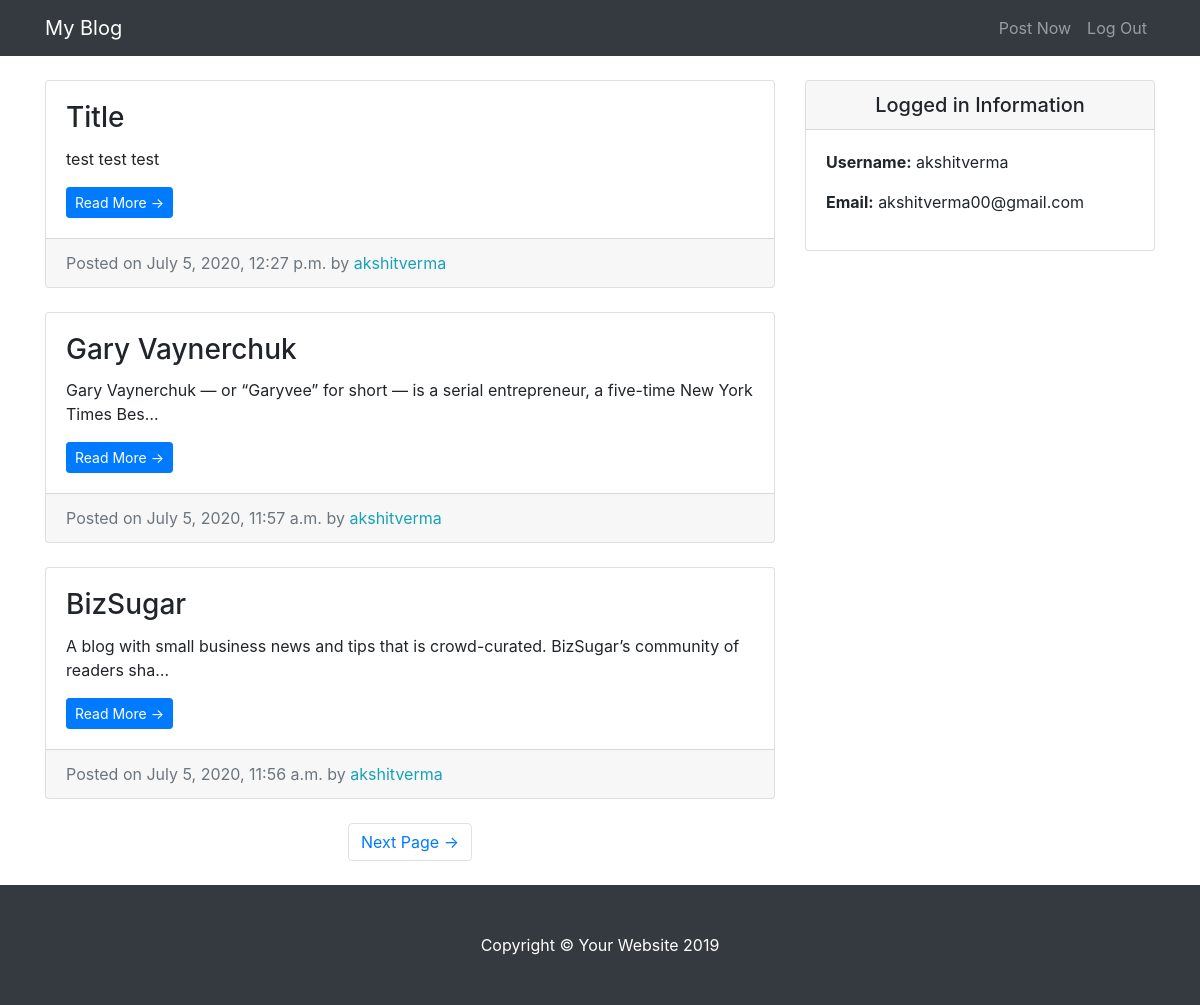
The app's page / (signed in) with its own data.
### entries/models.py (models this page shows, shortened)
class Entry(models.Model):
    entry_title = models.CharField(max_length=50)
    entry_text = models.TextField()
    entry_date = models.DateTimeField(auto_now_add=True)
    entry_author = models.ForeignKey(User, on_delete=models.CASCADE)
    class Meta:
        verbose_name_plural = "entries"

### entries/views.py (the view)
# urls.py: path('', HomeView.as_view(), name = 'blog-home'),
class HomeView(LoginRequiredMixin, ListView):
    model = Entry
    template_name = 'entries/index.html'
    context_object_name = "blog_entries"
    ordering = ['-entry_date']
    paginate_by = 3

### entries/templates/entries/index.html (shortened to what this page needs)
{% extends 'entries/base.html' %}
{% block content %}
      <div class="col-md-8">
        {% for entry in blog_entries %}
        <div class="card mb-4 mt-4">
          <div class="card-body">
            <h3 class="card-title">{{ entry.entry_title }}</h3>
            <p class="card-text">{{ entry.entry_text|truncatechars:100 }}</p>
            <a href="{% url 'entry-detail' entry.pk %}" class="btn btn-primary btn-sm">Read More &rarr;</a>
          </div>
          <div class="card-footer text-muted">
            Posted on {{ entry.entry_date }} by
            <span class= "text-info mr-2">{{ entry.entry_author }}</span>
          </div>
        </div>
        {% endfor %}
        {% if is_paginated %}
        <ul class="pagination justify-content-center mb-4">
          {% if page_obj.has_next %}
          <li class="page-item">
            <a class="page-link" href="?page={{ page_obj.next_page_number }}">Next Page &rarr;</a>
          </li>
          {% endif %}
        </ul>
        {% endif %}
      </div>
{% endblock %}

### entries/templates/entries/base.html (shortened to what this page needs)
{% load static %}
<!DOCTYPE html>
<html lang="en">
<head>
  <link href="{% static 'entries/vendor/bootstrap/css/bootstrap.min.css' %}" rel="stylesheet">
  <link href="{% static 'entries/css/blog-home.css' %}" rel="stylesheet">
</head>
<body>
  <nav class="navbar navbar-expand-lg navbar-dark bg-dark fixed-top">
    <div class="container">
      <a class="navbar-brand" href="{% url 'blog-home' %}">My Blog</a>
      <div class="collapse navbar-collapse" id="navbarResponsive">
        <ul class="navbar-nav ml-auto">
          <li class="nav-item">
            <a class="nav-link" href="{% url 'create-entry' %}">Post Now</a>
          </li>
          <li class="nav-item">
            <a class="nav-link" href="{% url 'logout' %}">Log Out</a>
          </li>
        </ul>
      </div>
    </div>
  </nav>
  <div class="container">
    <div class="row">
  {% block content %} {% endblock %}
    <div class="col-md-4">
      <div class="card my-4">
          <h5 class="card-header text-center">Logged in Information</h5>
          <div class="card-body">
            <ul class="list-unstyled mb-0">
                <li>
                    <p> <strong>Username:</strong> {{user.username}} </p>
                </li>
                <li>
                    <p> <strong>Email:</strong> {{user.email}}</p>
                </li>
            </ul>
          </div>
        </div>
      </div>
    </div>
  </div>
  <footer class="py-5 bg-dark">
    <div class="container">
      <p class="m-0 text-center text-white">Copyright &copy; Your Website 2019</p>
    </div>
  </footer>
</body>
</html>

### entries/static/entries/css/blog-home.css (style rules this page uses)
body { padding-top: 56px; }

### records on screen
Entry: entry_title "Title", entry_text "test test test", entry_date "July 5, 2020, 12:27 p.m.", entry_author "akshitverma"
Entry: entry_title "Gary Vaynerchuk", entry_text "Gary Vaynerchuk — or “Garyvee” for short — is a serial entrepreneur, a five-time New York Times Bes…", entry_date "July 5, 2020, 11:57 a.m.", entry_author "akshitverma"
Entry: entry_title "BizSugar", entry_text "A blog with small business news and tips that is crowd-curated. BizSugar’s community of readers sha…", entry_date "July 5, 2020, 11:56 a.m.", entry_author "akshitverma"

### other values on screen
{{ user.username }} "akshitverma"
{{ user.email }} "akshitverma00@gmail.com"
